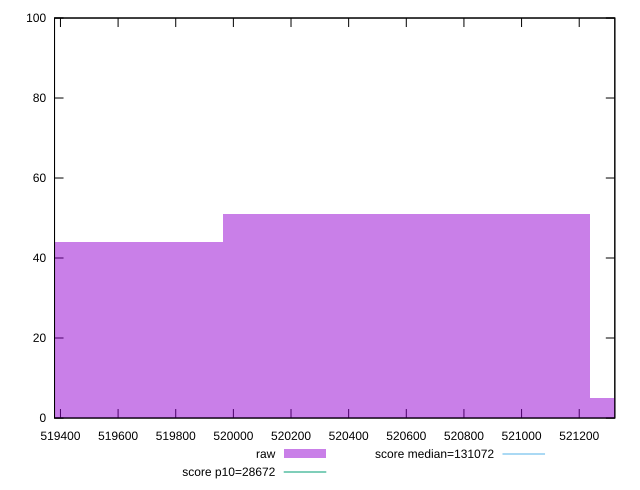

Write the gnuplot code that produced this figure.
reset

$raw <<EOF
519327.19881546835 44
520600.0595968788 51
521872.9203782893 5
EOF

set key outside below
set boxwidth 1272.8607814104616
set xrange [519379.4529268312:521323.54125698336]
set yrange [0:100]
set trange [0:100]
set style fill transparent solid 0.5 noborder

set parametric
set terminal svg size 640, 490 enhanced background rgb 'white'
set output "reprap/uses-long-cache-ttl/samples/pages+cached+noexternal+nomedia/raw/histogram.svg"

plot $raw title "raw" with boxes, \
     28672,t title "score p10=28672", \
     131072,t title "score median=131072"

reset
